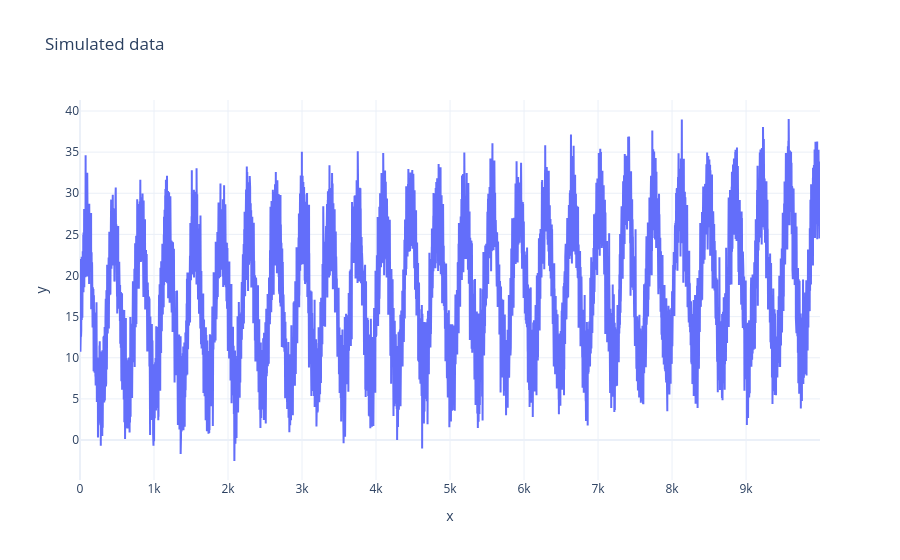

The notebook cell saved with this chart:
### Code cell
t= torch.arange(len(temperature[0]))
plot_curve(t, temperature[6])

### Figure 1 — Plotly figure (JSON) as saved in the notebook; plotly's stock layout.template omitted (floating-point values rounded to 4 significant figures; data arrays with more than 128 entries replaced by an {"elided": "..."} marker saying what was removed)
{"data": [{"mode": "lines", "type": "scatter", "x": {"elided": "10000 int values"}, "y": {"elided": "10000 float values"}}], "layout": {"title": {"text": "Simulated data"}, "xaxis": {"title": {"text": "x"}}, "yaxis": {"title": {"text": "y"}}}}
